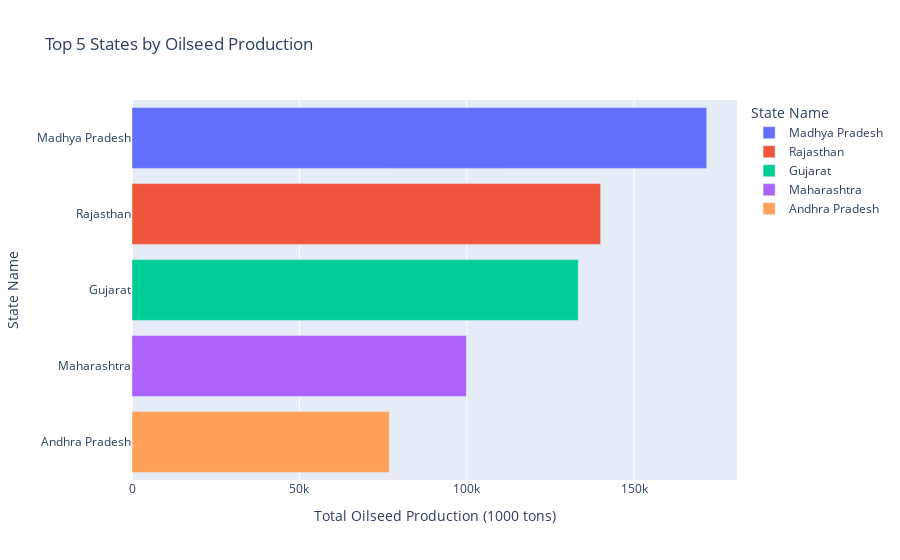

The notebook cell this image was saved under:
### Markdown cell above
**3. Oil seed production by top 5 states Using Horizontal Bar Chart**

### Code cell
oilseed_production_by_state = df_replaced.groupby('State Name')['OILSEEDS PRODUCTION (1000 tons)'].sum().sort_values(ascending=False)
top_5_oilseed_production_states = oilseed_production_by_state.head(5)

fig = px.bar(top_5_oilseed_production_states,
             x=top_5_oilseed_production_states.values,
             y=top_5_oilseed_production_states.index, orientation='h',
             labels={'x': 'Total Oilseed Production (1000 tons)', 'y': 'State Name'},
             title='Top 5 States by Oilseed Production',
             color=top_5_oilseed_production_states.index)
fig.show()

### Figure 1 — Plotly figure (JSON) as saved in the notebook; plotly's stock layout.template omitted (floating-point values rounded to 4 significant figures)
{"data": [{"hovertemplate": "State Name=%{y}<br>Total Oilseed Production (1000 tons)=%{x}<extra></extra>", "legendgroup": "Madhya Pradesh", "marker": {"color": "#636efa", "pattern": {"shape": ""}}, "name": "Madhya Pradesh", "orientation": "h", "showlegend": true, "textposition": "auto", "type": "bar", "x": [171700.0], "xaxis": "x", "y": ["Madhya Pradesh"], "yaxis": "y"}, {"hovertemplate": "State Name=%{y}<br>Total Oilseed Production (1000 tons)=%{x}<extra></extra>", "legendgroup": "Rajasthan", "marker": {"color": "#EF553B", "pattern": {"shape": ""}}, "name": "Rajasthan", "orientation": "h", "showlegend": true, "textposition": "auto", "type": "bar", "x": [140000.0], "xaxis": "x", "y": ["Rajasthan"], "yaxis": "y"}, {"hovertemplate": "State Name=%{y}<br>Total Oilseed Production (1000 tons)=%{x}<extra></extra>", "legendgroup": "Gujarat", "marker": {"color": "#00cc96", "pattern": {"shape": ""}}, "name": "Gujarat", "orientation": "h", "showlegend": true, "textposition": "auto", "type": "bar", "x": [133300.0], "xaxis": "x", "y": ["Gujarat"], "yaxis": "y"}, {"hovertemplate": "State Name=%{y}<br>Total Oilseed Production (1000 tons)=%{x}<extra></extra>", "legendgroup": "Maharashtra", "marker": {"color": "#ab63fa", "pattern": {"shape": ""}}, "name": "Maharashtra", "orientation": "h", "showlegend": true, "textposition": "auto", "type": "bar", "x": [99900.0], "xaxis": "x", "y": ["Maharashtra"], "yaxis": "y"}, {"hovertemplate": "State Name=%{y}<br>Total Oilseed Production (1000 tons)=%{x}<extra></extra>", "legendgroup": "Andhra Pradesh", "marker": {"color": "#FFA15A", "pattern": {"shape": ""}}, "name": "Andhra Pradesh", "orientation": "h", "showlegend": true, "textposition": "auto", "type": "bar", "x": [76890.0], "xaxis": "x", "y": ["Andhra Pradesh"], "yaxis": "y"}], "layout": {"barmode": "relative", "legend": {"title": {"text": "State Name"}, "tracegroupgap": 0}, "title": {"text": "Top 5 States by Oilseed Production"}, "xaxis": {"anchor": "y", "domain": [0, 1], "title": {"text": "Total Oilseed Production (1000 tons)"}}, "yaxis": {"anchor": "x", "categoryarray": ["Andhra Pradesh", "Maharashtra", "Gujarat", "Rajasthan", "Madhya Pradesh"], "categoryorder": "array", "domain": [0, 1], "title": {"text": "State Name"}}}}
